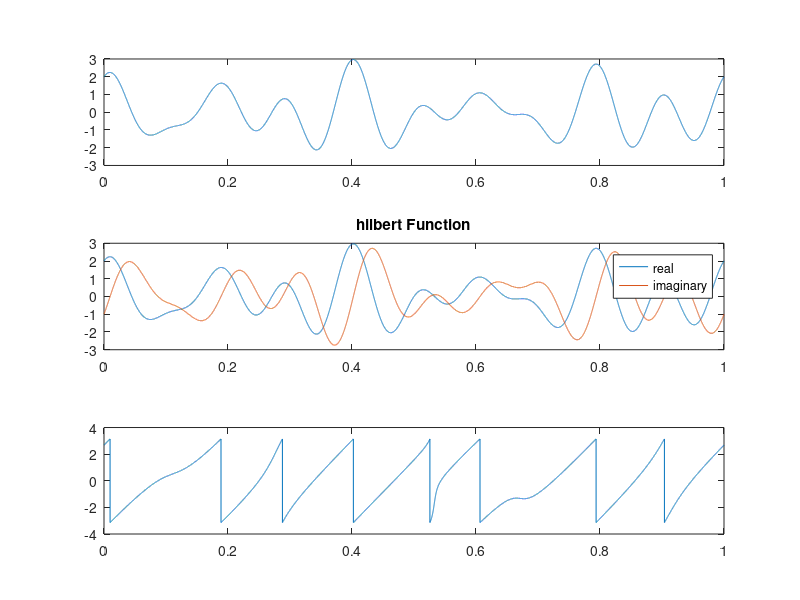

MATLAB code for this plot:
clc; 
close all;  
fs = 30e3;
t = 0:1/fs:1; 

x = cos(2*pi*5*t) + sin(2*pi*8*t) + cos(2*pi*10*t);

subplot(3,1,1)
plot(t,x)
xlim([0 1])

y = hilbert(x);
subplot(3,1,2)
plot(t,real(y),t,imag(y))
xlim([0 1])
legend('real','imaginary')
title('hilbert Function')

phi = angle(-y);
subplot(3,1,3)
plot(t,phi)
xlim([0 1])

